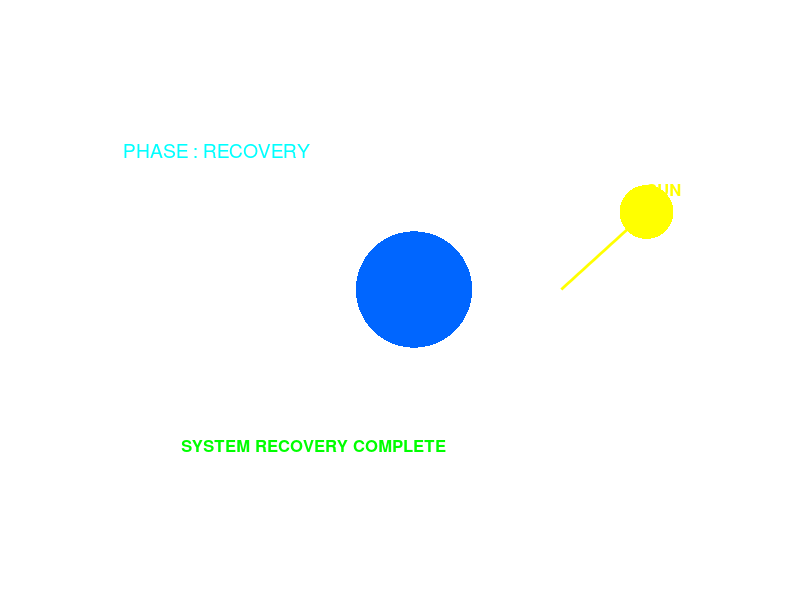
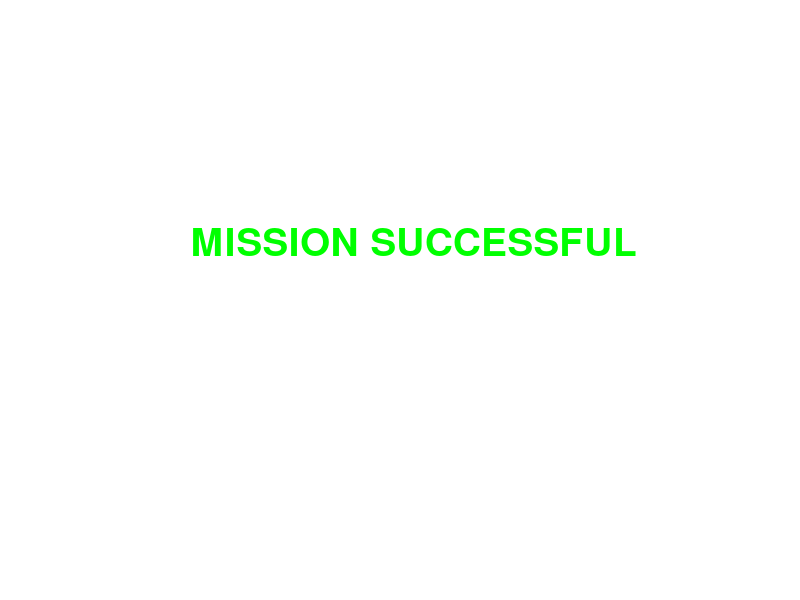

Write the MATLAB code that produced these figures, in order.
clc;
clear;
close all;

%% ==========================
% AEGISSAT MISSION ANIMATION
%% ==========================

fps = 20;
duration = 25;
N = fps*duration;

figure('Color','k',...
       'Position',[50 50 1400 800]);

for k = 1:N

    clf

    t = k/fps;

    %% ------------------------
    % Mission Phase Logic
    %% ------------------------

    if t < 5

        phase = "ORBIT INSERTION";
        event = "Orbit Insertion Complete";

    elseif t < 10

        phase = "RECON ACTIVE";
        event = "Payload Activated";

    elseif t < 15

        phase = "ECLIPSE";
        event = "Power Conservation Initiated";

    elseif t < 20

        phase = "THERMAL EVENT";
        event = "Emergency Protocol Executed";

    else

        phase = "RECOVERY";
        event = "System Recovery Successful";

    end

    %% ------------------------
    % Earth and Orbit
    %% ------------------------

    subplot(1,1,1)

    hold on

    axis equal
    axis([-8 8 -5 5])

    set(gca,'Color','k')
    set(gca,'XColor','none')
    set(gca,'YColor','none')

    %% Earth

    theta = linspace(0,2*pi,500);

    fill(1.5*cos(theta),...
         1.5*sin(theta),...
         [0 0.4 1],...
         'EdgeColor','none');

    %% Orbit

    orbitR = 3.8;

    plot(orbitR*cos(theta),...
         orbitR*sin(theta),...
         'w--');

    %% Sun

    sunX = 6;
    sunY = 2;

    scatter(sunX,sunY,...
            1500,...
            'y',...
            'filled');

    text(sunX,...
         sunY+0.6,...
         'SUN',...
         'Color','y',...
         'FontSize',12,...
         'FontWeight','bold');

    %% Satellite Motion

    ang = 2*pi*(k/N)*3;

    satX = orbitR*cos(ang);
    satY = orbitR*sin(ang);

    plot(satX,...
         satY,...
         'ws',...
         'MarkerSize',12,...
         'MarkerFaceColor','w');

    text(satX+0.2,...
         satY,...
         'AEGISSAT',...
         'Color','w',...
         'FontSize',10);

    %% Solar Beam

    if t < 15 || t > 20

        plot([sunX satX],...
             [sunY satY],...
             'y',...
             'LineWidth',2);

    end

    %% Eclipse Shadow

    if t>=10 && t<15

        fill([-2.5 -2.5 -6 -6],...
             [-2 2 2 -2],...
             [0.2 0.2 0.2],...
             'FaceAlpha',0.5,...
             'EdgeColor','none');

        text(-5,...
             2.5,...
             'EARTH SHADOW',...
             'Color','w');

    end

    %% Recon Scan Cone

    if t>=5 && t<10

        patch([satX satX-1 satX+1],...
              [satY satY-2 satY-2],...
              'g',...
              'FaceAlpha',0.3);

        text(-6,...
             -4,...
             'Recon Sweep Active',...
             'Color','g',...
             'FontSize',12);

    end

    %% Thermal Event

    if t>=15 && t<20

        scatter(satX,...
                satY,...
                600,...
                'r');

        text(-6,...
             -4,...
             'THERMAL ANOMALY',...
             'Color','r',...
             'FontSize',12,...
             'FontWeight','bold');

    end

    %% Recovery

    if t>=20

        text(-6,...
             -4,...
             'SYSTEM RECOVERY COMPLETE',...
             'Color','g',...
             'FontSize',12,...
             'FontWeight','bold');

    end

    %% ------------------------
    % Mission Information
    %% ------------------------

    text(-7.5,4.3,...
        sprintf('MISSION TIME : %04.1f s',t),...
        'Color','w',...
        'FontSize',14,...
        'FontWeight','bold');

    text(-7.5,3.6,...
        ['PHASE : ' char(phase)],...
        'Color','c',...
        'FontSize',14);

    rectangle('Position',[-7.5 -0.5 4.5 1.4],...
              'EdgeColor','w');

    text(-7.2,0.3,...
        'EVENT LOG',...
        'Color','w',...
        'FontSize',12,...
        'FontWeight','bold');

    text(-7.2,-0.1,...
        event,...
        'Color','w',...
        'FontSize',11);

    %% Title

    title('AEGISSAT : AUTONOMOUS DEFENCE RECONNAISSANCE MISSION',...
          'Color','w',...
          'FontSize',16);

    drawnow

end

%% Final Screen

figure('Color','k');

axis off

text(0.5,0.6,...
    'MISSION SUCCESSFUL',...
    'Color','g',...
    'FontSize',28,...
    'FontWeight','bold',...
    'HorizontalAlignment','center');

text(0.5,0.4,...
    'AEGISSAT',...
    'Color','w',...
    'FontSize',22,...
    'HorizontalAlignment','center');
